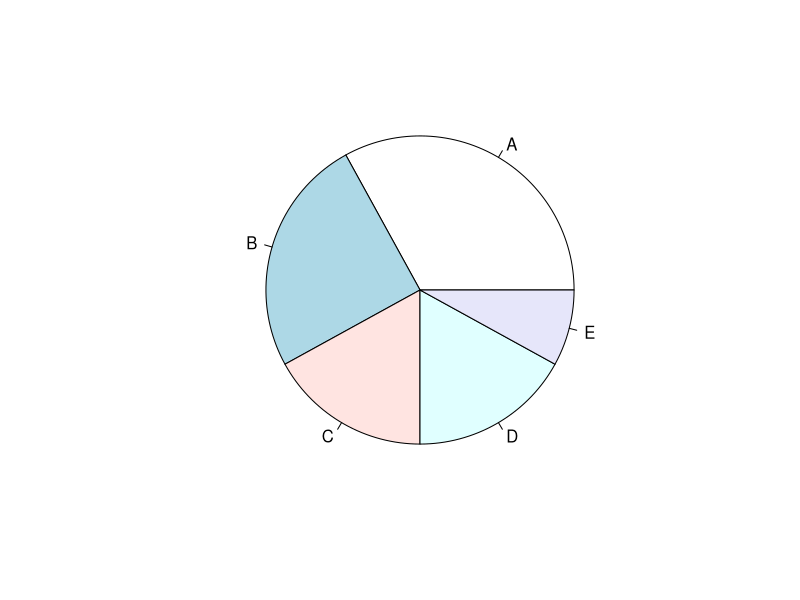
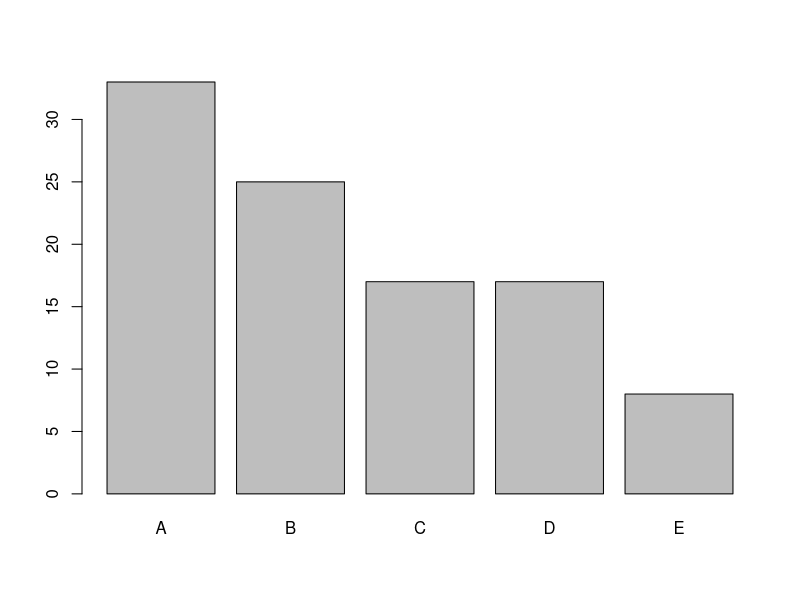
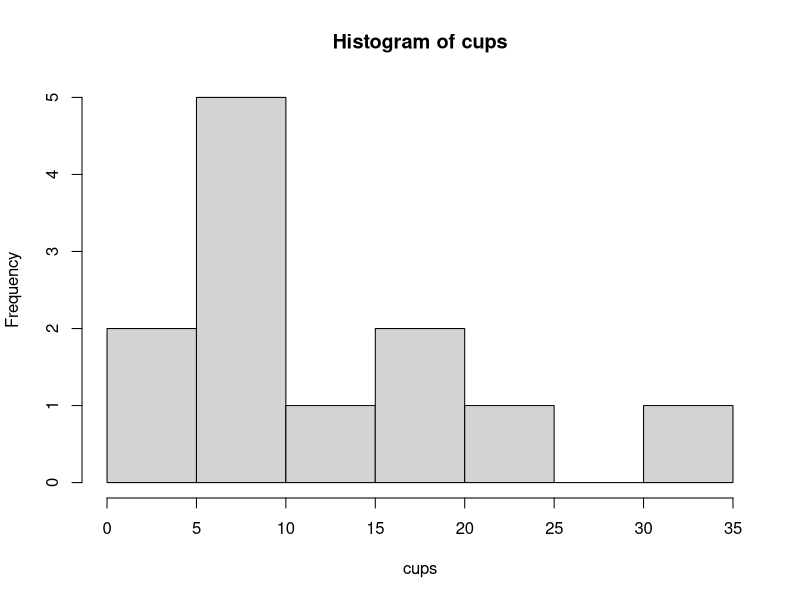
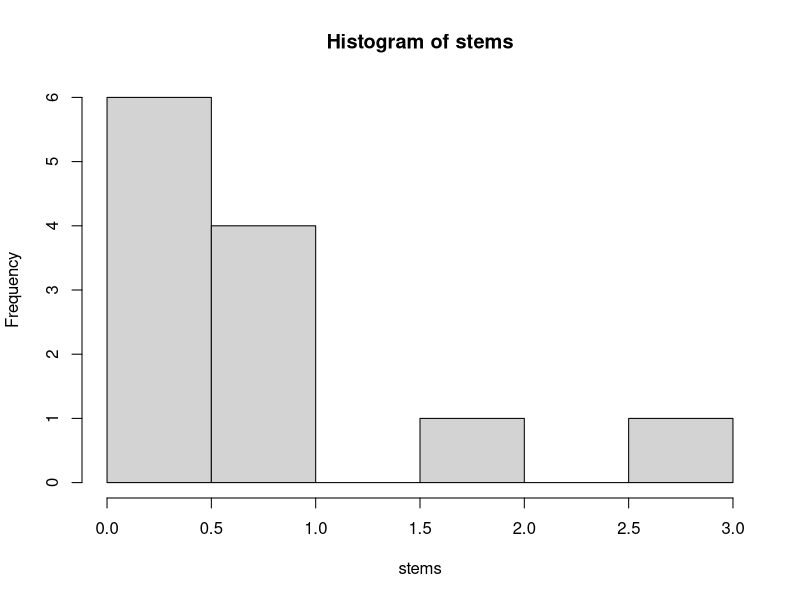

Generate these figures, in order, with R: (Note: this script raises an error after producing the figures.)
#[실습1 해설] 도수
data <- c(1, 0, 1, 1, 1, 0, 0, 0, 1, 0, 1, 1)

# table() 함수를 사용하여 도수를 구해보세요!
freq <- table(data)

print("도수 계산")
print(freq)

#[실습2 해설] 상대도수
data <- c(1, 0, 1, 1, 1, 0, 0, 0, 1, 0, 1, 1)

freq <- table(data)

# prop.table() 함수를 사용하여 상대도수를 구해보세요!
rel_freq <- prop.table(freq)

print("상대 도수")
print(rel_freq)

#[실습3 해설] 도수분포표
# drink 데이터 불러오기
drink <- read.csv("drink.csv", header=TRUE)


#누가 몇 번 참석했는지 알 수 있는 도수분포표 
drink_who <- table(drink)

print("누가 몇 번 참석했는지 알 수 있는 도수분포표")
print(drink_who)

#[실습4 해설] 원형그래프
# 술자리 참석 상대도수 데이터 
labels <- c('A', 'B', 'C', 'D', 'E')
ratio <- c(33,25,17,17,8)


## Q1. 원형 그래프를 만드는 코드를 작성해 주세요
pie(ratio, labels)


#[실습5 해설] 막대그래프
# 술자리 참석 상대도수 데이터 
labels <- c('A', 'B', 'C', 'D', 'E')
ratio <- c(33,25,17,17,8)


## Q1. 막대 그래프를 만드는 코드를 작성해 주세요
barplot(ratio, names = labels)

#[실습6 해설] 히스토그램
# 주량 데이터
drink_cup <- data.frame(cup = c(22,7,19,3,10,8,19,7,15,9,35,5), who = c('A', 'E', 'D', 'B', 'C','A','A','A','D','B', 'C','B'), stems = c(2,0,1,0,1,0,1,0,1,0,3,0))

print(drink_cup)

## 히스토그램을 그리는 코드를 작성해 주세요

cups <- drink_cup$cup
who <- drink_cup$who
stems <- drink_cup$stems
hist(cups)
# hist(who)  수치형 데이터만 가능
hist(stems)

#[실습7 해설] 줄기-잎그림
# 주량 데이터
drink_cup <- data.frame(cup = c(22,7,19,3,10,8,19,7,15,9,35,5), who = c('A', 'E', 'D', 'B', 'C','A','A','A','D','B', 'C','B'), stems = c(2,0,1,0,1,0,1,0,1,0,3,0))

print(drink_cup)

## 줄기-잎 그림을 그리는 코드를 작성해 주세요


stem(drink_cup$cup, drink_cup$stems)

